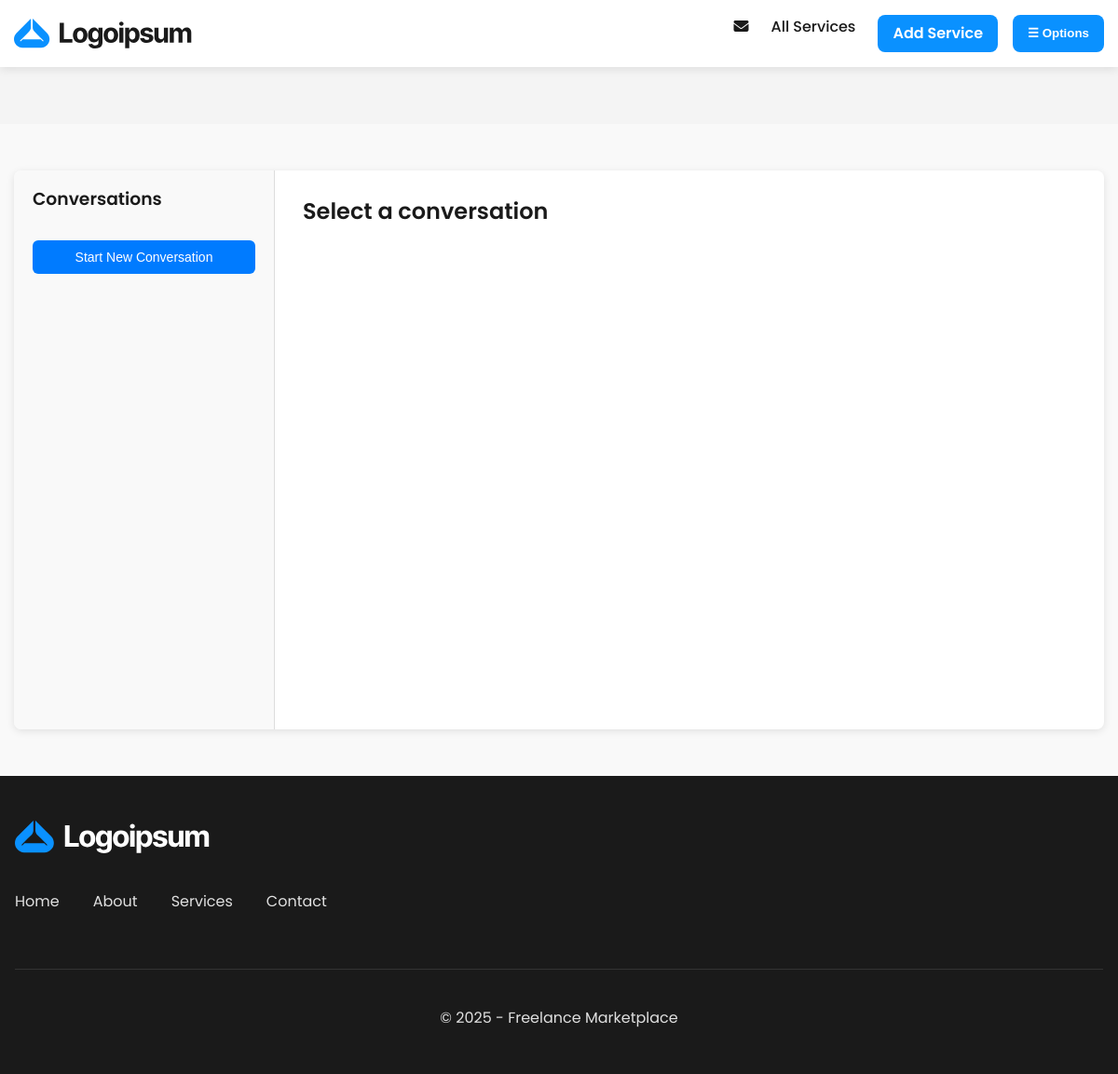
The page /pages/messages.php (signed in) on the database as committed earlier.
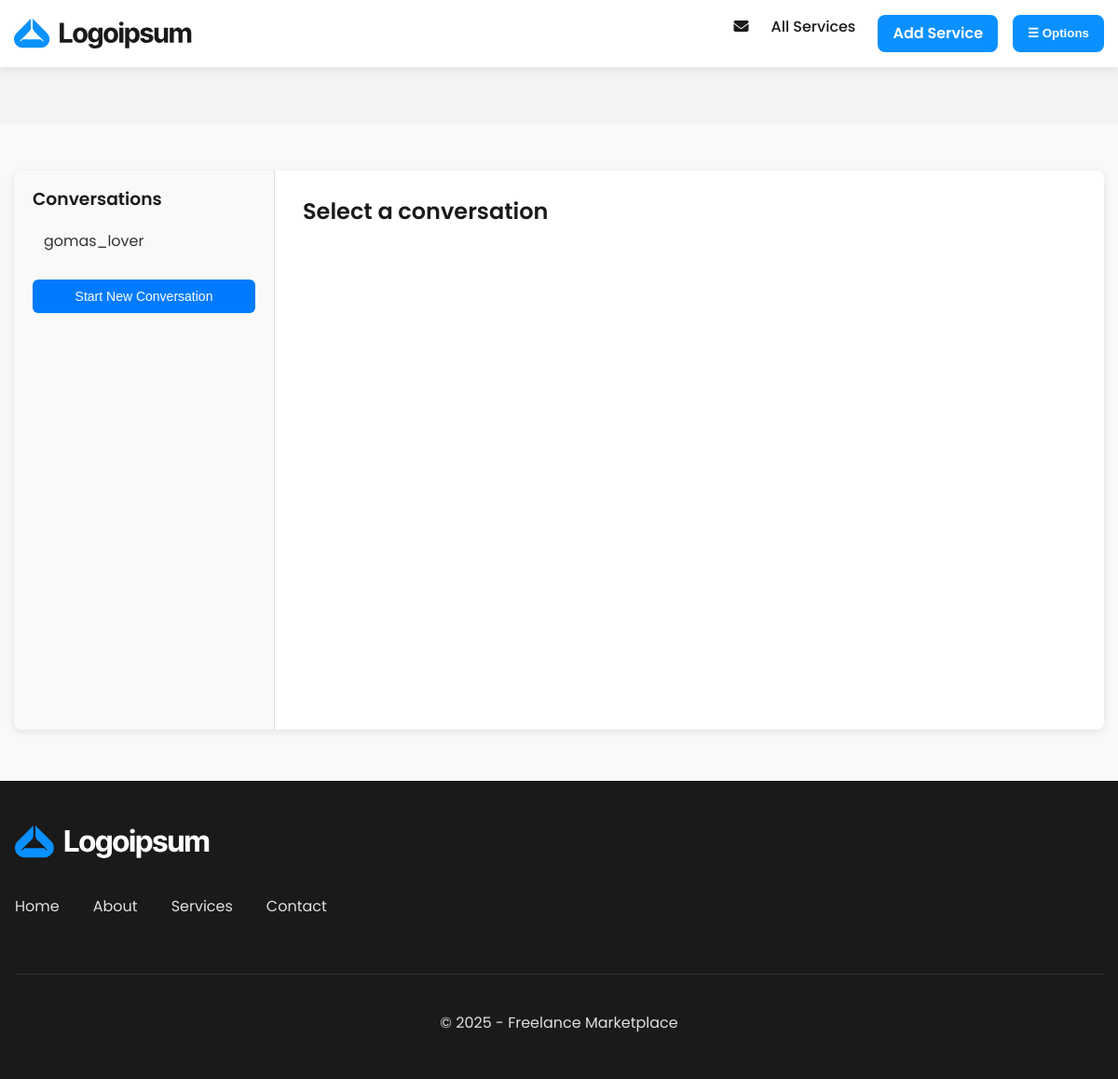
The same page on the database as committed later.
### tables this page shows
CREATE TABLE Users (
    id INTEGER PRIMARY KEY AUTOINCREMENT,
    name TEXT NOT NULL,
    username TEXT UNIQUE NOT NULL,
    email TEXT UNIQUE NOT NULL,
    password TEXT NOT NULL,
    is_admin INTEGER DEFAULT 0,
    created_at DATETIME DEFAULT CURRENT_TIMESTAMP
);

### public/includes/utils.php (called while the page is built, shortened)
<?php
function isLoggedIn() {
    return isset($_SESSION['user_id']);
}
function getMessages() {
    $messages = [
        'error' => $_SESSION['error'] ?? null,
        'success' => $_SESSION['success'] ?? null
    ];
    return $messages;
}
?>

### public/pages/messages.php (the view, shortened to what this page needs)
<?php
require_once '../includes/utils.php';
$currentUserId = getCurrentUserId();
$db = getDB();
$stmt = $db->prepare("
    SELECT u.id, u.username,
        SUM(CASE WHEN m.receiver_id = ? AND m.is_read = 0 THEN 1 ELSE 0 END) AS unread_count,
        MAX(m.sent_at) AS last_message_time
    FROM Users u
    JOIN Messages m ON (u.id = m.sender_id OR u.id = m.receiver_id)
    WHERE u.id != ? AND (m.sender_id = ? OR m.receiver_id = ?)
    GROUP BY u.id, u.username
    ORDER BY last_message_time DESC
");
$stmt->execute([$currentUserId, $currentUserId, $currentUserId, $currentUserId]);
$conversations = $stmt->fetchAll(PDO::FETCH_ASSOC);
include_once '../templates/header.php';
?>
<div class="messages-board">
    <div class="users-sidebar">
        <h3>Conversations</h3>
        <ul id="convo-list">
        <?php foreach ($conversations as $user): ?>
            <li>
            <a href="#" class="user-link" data-id="<?php echo $user['id']; ?>">
                <?php echo htmlspecialchars($user['username']); ?>
            </a>
            </li>
        <?php endforeach; ?>
        </ul>
        <button id="start-new-btn">Start New Conversation</button>
    </div>
    <div class="conversation-panel">
        <h3 id="conversation-title">Select a conversation</h3>
        <div class="messages-list" id="messages-list"></div>
    </div>
</div>
<?php include_once '../templates/footer.php'; ?>

### public/templates/header.php (shortened to what this page needs)
<?php
require_once __DIR__ . '/../includes/utils.php';
?>
<!DOCTYPE html>
<html lang="en">
<head>
    <link rel="stylesheet" href="<?php echo SITE_URL; ?>/assets/css/style.css">
    <link rel="stylesheet" href="https://cdnjs.cloudflare.com/ajax/libs/font-awesome/6.4.0/css/all.min.css">
</head>
<body>
    <header>
        <div class="container">
            <a href="<?php echo SITE_URL; ?>/" class="site-title">
                <img src="<?php echo SITE_URL; ?>/assets/svgs/logo.svg" alt="Freelance Marketplace Logo" class="logo">
            </a>
            <nav>
                <ul>
                    <?php if (isLoggedIn()): ?>
                        <li>
                            <a href="<?php echo SITE_URL; ?>/pages/messages.php" title="Inbox">
                                <i class="fa fa-envelope"></i>
                            </a>
                        </li>
                    <?php endif; ?>
                    <li><a href="<?php echo SITE_URL; ?>/pages/services/list.php">All Services</a></li>
                    <?php if(isLoggedIn()): ?>
                        <li><a href="<?php echo SITE_URL; ?>/pages/add_job.php" class="auth-link">Add Service</a></li>
                        <div class="dropdown">
                            <button class="dropdown-toggle" type="button">
                                ☰ Options
                            </button>
                        </div>
                    <?php else: ?>
                        <li><a href="<?php echo SITE_URL; ?>/pages/login.php" class="auth-link">Login</a></li>
                        <li><a href="<?php echo SITE_URL; ?>/pages/register.php" class="auth-link">Register</a></li>
                    <?php endif; ?>
                </ul>
            </nav>
        </div>
    </header>
    <?php
    $messages = getMessages();
    if ($messages['error'] || $messages['success']): ?>
    <div class="message-container">
        <div class="container">
        </div>
    </div>
    <?php endif; ?>
    <main>
        <div class="container">

### public/templates/footer.php (shortened to what this page needs)
        </div>
    </main>
    <footer id="footer-1390">
        <div class="cs-container">
            <div class="cs-top">
                <a aria-label="go back to home" class="cs-logo" href="<?php echo SITE_URL; ?>/">
                    <img class="cs-logo-img" loading="lazy" decoding="async" src="<?php echo SITE_URL; ?>/assets/svgs/logo-white.svg" alt="Freelance Marketplace Logo" width="209" height="40">
                </a>
                <ul class="cs-ul">
                    <li class="cs-li">
                        <a href="<?php echo SITE_URL; ?>/" class="cs-link">Home</a>
                    </li>
                    <li class="cs-li">
                        <a href="<?php echo SITE_URL; ?>/pages/about.php" class="cs-link">About</a>
                    </li>
                    <li class="cs-li">
                        <a href="<?php echo SITE_URL; ?>/pages/services/list.php" class="cs-link">Services</a>
                    </li>
                    <li class="cs-li">
                        <a href="<?php echo SITE_URL; ?>/pages/contact.php" class="cs-link">Contact</a>
                    </li>
                </ul>
            </div>
            <div class="cs-bottom">
                <span class="cs-copyright">
                    &copy; <?php echo date('Y'); ?> - <a href="<?php echo SITE_URL; ?>/" class="cs-copyright-link">Freelance Marketplace</a>
                </span>
            </div>
        </div>
    </footer>
</body>
</html>

Rows that differ between the two databases and show on the page:
added users: username "gomas_lover"
